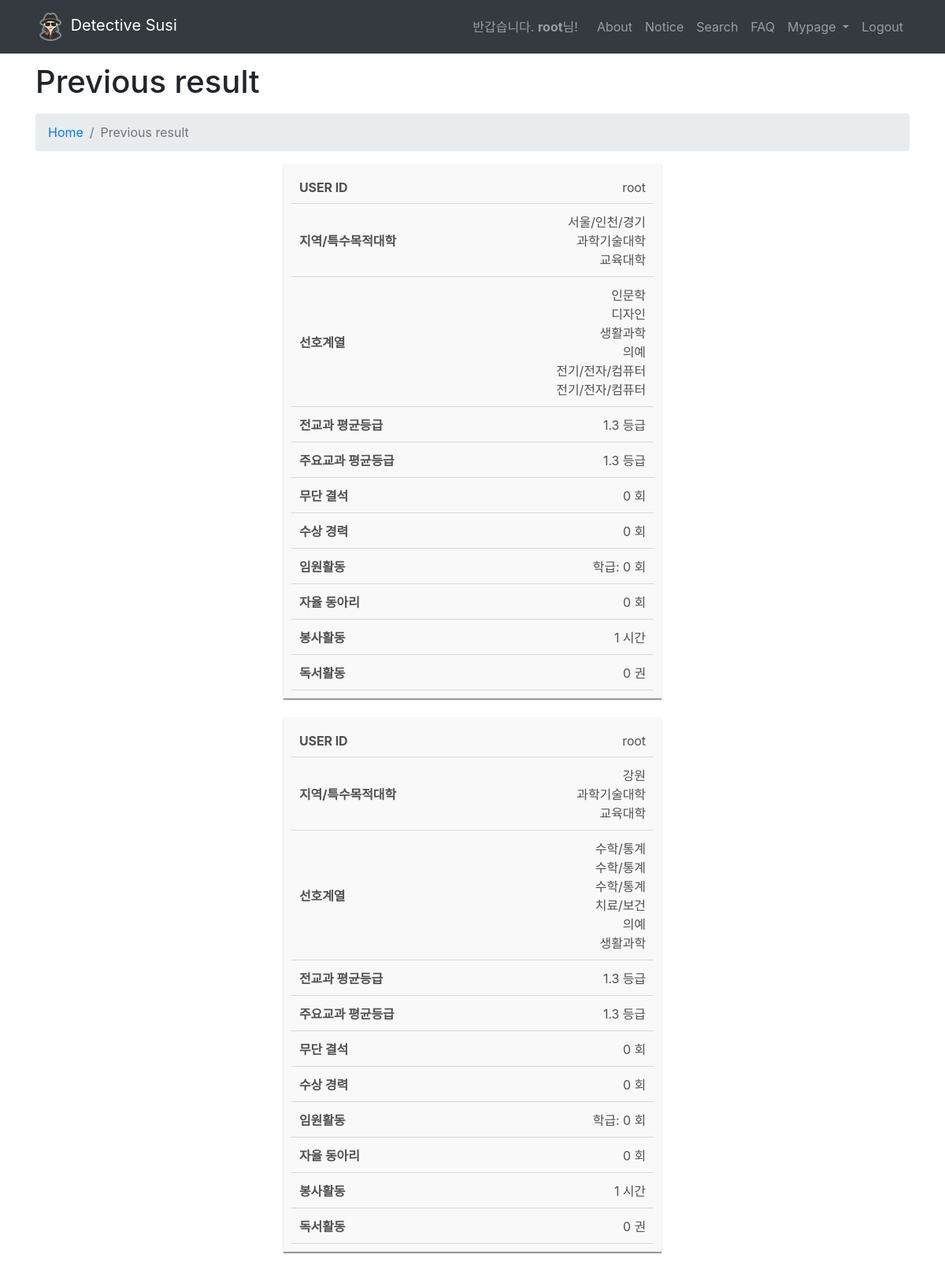
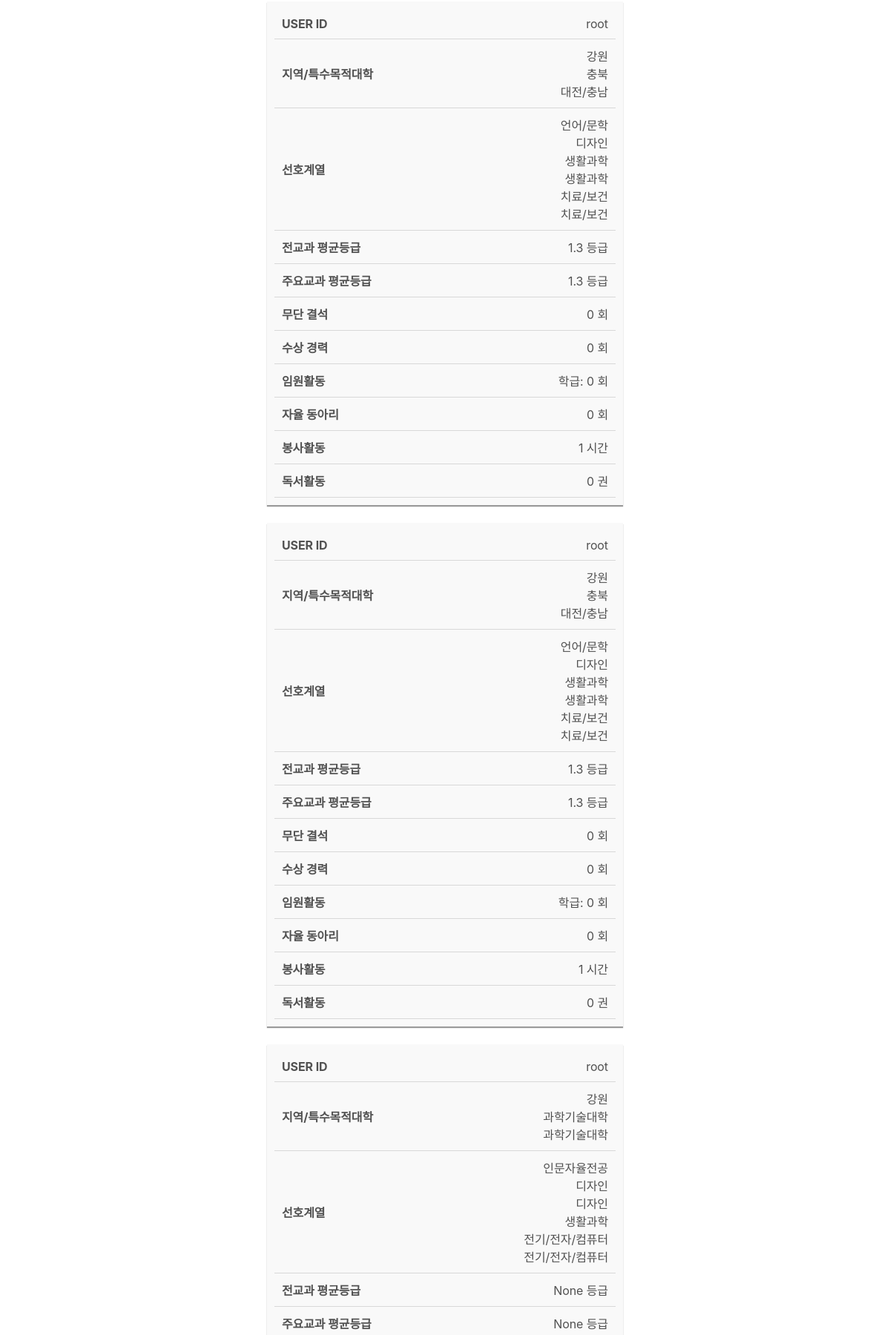
Page /result/ (signed in, upper part) on the committed database (2 pictures, top to bottom).
### main/models.py (models this page shows)
class chk_value(models.Model):
	id = models.AutoField(primary_key=True)
	user = models.ForeignKey(User,on_delete=models.CASCADE)		#user
	preferwhere1 = models.CharField(null=True,blank=True,max_length=50)	#선호지역
	preferwhere2 = models.CharField(null=True,blank=True,max_length=50)
	preferwhere3 = models.CharField(null=True,blank=True,max_length=50)
	prefertype1 = models.CharField(null=True,blank=True,max_length=50)		#선호계열
	prefertype2 = models.CharField(null=True,blank=True,max_length=50)
	prefertype3 = models.CharField(null=True,blank=True,max_length=50)
	prefertype4 = models.CharField(null=True,blank=True,max_length=50)
	prefertype5 = models.CharField(null=True,blank=True,max_length=50)
	prefertype6 = models.CharField(null=True,blank=True,max_length=50)
	total_avgrate = models.FloatField(null=True,blank=True)		#평균 내신
	main_avgrate = models.FloatField(null=True,blank=True)		#주요과목 내신
	executive_cnt = models.IntegerField(null=True,blank=True)	#임원활동
	absent = models.IntegerField(null=True,blank=True)			#무단결석
	award_cnt = models.IntegerField(null=True,blank=True)		#수상경력
	circle_cnt = models.IntegerField(null=True,blank=True)		#동아리활동
	volunteer = models.IntegerField(null=True,blank=True)		#봉사시간
	reading = models.IntegerField(null=True,blank=True)			#독후감

### main/views.py (the view)
# urls.py: path('result/', views.result, name='result'),
def result(request):
    user = request.user
    datas = chk_value.objects.filter(user=user)
    context = {
        'chk_value':datas
    }
    return render(request,'main/result.html',context)

### main/templates/main/result.html (shortened to what this page needs)
{% extends "main/layout.html" %}
{% load static %}
{% block content %}
<link rel="stylesheet" href="{% static 'css/search.css' %}">
  <div class="container">
    <h1 class="mt-4 mb-3">Previous result</h1>
    <ol class="breadcrumb">
      <li class="breadcrumb-item">
        <a href="{% url 'main:home' %}">Home</a>
      </li>
      <li class="breadcrumb-item active">Previous result</li>
    </ol>
  </div>
  {% if user.is_authenticated %}
{% for s in chk_value %}
<div>
        <div class="container">
            <div class="content">
                <div id="selfcheckresult">
                    <table class="result-table">
                        <colgroup>
                            <col width="35%"/>
                            <col width="65%"/>
                        </colgroup>
                        <tr>
                            <th>USER ID</th>
                            <td>
                                <span>{{s.user.username}}</span>
                            </td>
                        </tr>
                        <tr>
                            <th>지역/특수목적대학</th>
                            <td>
                                <span>{% if s.preferwhere1|add:0 != -1 %} {{s.preferwhere1}} <br>{% endif %}{% if s.preferwhere2|add:0 != -1 %} {{s.preferwhere2}}<br> {% endif %}{% if s.preferwhere3|add:0 != -1 %} {{s.preferwhere3}}{% endif %}</span>
                            </td>
                        </tr>
                        <tr>
                            <th>선호계열</th>
                            <td>
                                <span>{% if s.prefertype1|add:0 != -1 %} {{s.prefertype1}}<br> {% endif %}{% if s.prefertype2|add:0 != -1 %} {{s.prefertype2}}<br> {% endif %}{% if s.prefertype3|add:0 != -1 %} {{s.prefertype3}}<br> {% endif %}{% if s.prefertype4|add:0 != -1 %} {{s.prefertype4}}<br> {% endif %}{% if s.prefertype5|add:0 != -1 %} {{s.prefertype5}}<br> {% endif %}{% if s.prefertype6|add:0 != -1 %} {{s.prefertype6}}<br> {% endif %}{% if s.prefertype7|add:0 != -1 %} {{s.prefertype7}}{% endif %}</span>
                            </td>
                        </tr>
                        <tr>
                            <th>전교과 평균등급</th>
                            <td><span>{{s.total_avgrate}}</span> 등급</td>
                        </tr>
                        <tr>
                            <th>주요교과 평균등급</th>
                            <td><span>{{s.main_avgrate}}</span> 등급</td>
                        </tr>
                        <tr>
                            <th>무단 결석</th>
                            <td><span>{{s.absent}}</span> 회</td>
                        </tr>
                        <tr>
                            <th>수상 경력</th>
                            <td>
                                <span>{{s.award_cnt}}</span> 회
                            </td>
                        </tr>
                        <tr>
                            <th>임원활동</th>
                            <td>
                                학급: <span>{{s.executive_cnt}}</span> 회
                            </td>
                        </tr>
                        <tr>
                            <th>자율 동아리</th>
                            <td>
                                <span>{{s.circle_cnt}}</span> 회
                            </td>
                        </tr>
                        <tr>
                            <th>봉사활동</th>
                            <td><span>{{s.volunteer}}</span> 시간</td>
                        </tr>
                        <tr>
                            <th>독서활동</th>
                            <td><span>{{s.reading}}</span> 권</td>
                        </tr>
                    </table>
                  </div>
                  </div>
                </div>
              </div>
    <br>
{% endfor %}
  {% else %}
  <script type="text/javascript">
    alert('로그인이 필요합니다! \n로그인 화면으로 이동합니다.')
    window.location.href = '/login';
  </script>
{% endif %}
{% endblock %}

### main/templates/main/layout.html (shortened to what this page needs)
{% load static %}
<html lang="kor">
<head>
    <link href="{% static 'vendor/bootstrap/css/bootstrap.min.css' %}" rel="stylesheet">
    <link href="{% static 'css/modern-business.css' %}" rel="stylesheet">
</head>
<body>
  <nav class="navbar fixed-top navbar-expand-lg navbar-dark bg-dark fixed-top">
    <div class="container">
      <a class="navbar-brand" href="{% url 'main:home' %}"><img src="{% static 'images/logo.png' %}" alt="logo"> Detective Susi</a>
      <div class="collapse navbar-collapse" id="navbarResponsive">
        <ul class="navbar-nav ml-auto">
          {% if user.is_authenticated %}
             <span class="navbar-text">
                반갑습니다. <b>{{user.username}}</b>님!
             </span>
          <li class="nav-item">
            <a class="nav-link" href="/about">About</a>
          </li>
          <li class="nav-item">
            <a class="nav-link" href="/notice">Notice</a>
          </li>
          <li class="nav-item">
            <a class="nav-link" href="/search">Search</a>
          </li>
          <li class="nav-item">
            <a class="nav-link" href="/faq">FAQ</a>
          </li>
          <li class="nav-item dropdown">
            <a class="nav-link dropdown-toggle" href="#" id="navbarDropdownMypage" data-toggle="dropdown" aria-haspopup="true" aria-expanded="false">
              Mypage
            </a>
          </li>
          <li><a class="nav-link" href="{% url 'main:logout' %}">Logout</a></li>
        {% endif %}
        </ul>
      </div>
    </div>
  </nav>
    {% block content %}
    {% endblock %}
</body>
</html>

### static/css/modern-business.css (style rules this page uses)
body { padding-top: 56px; }

### static/css/search.css (style rules this page uses)
#selfcheckresult { max-width: 480px; height: auto; margin: 0 auto; padding: 10px; background-color: #f9f9f9; -moz-box-shadow: 0 2px 1px 0 rgba(54, 54, 54, 0.5); -webkit-box-shadow: 0 2px 1px 0 rgba(54, 54, 54, 0.5); box-shadow: 0 2px 1px 0 rgba(54, 54, 54, 0.5); }
#selfcheckresult .result-table { width: 100%; padding: 10px; }
#selfcheckresult .result-table tr { padding: 10px; }
#selfcheckresult .result-table tr th { text-align: left; padding: 10px; border-bottom: 1px solid #d8d8d8; color: #515151; font-size: 16px; font-weight: bold; letter-spacing: -0.1px; }
#selfcheckresult .result-table tr td { text-align: right; padding: 10px; border-bottom: 1px solid #d8d8d8; color: #515151; font-size: 16px; font-weight: normal; letter-spacing: -0.1px; }

### rows in the picture
chk_value: user.username "root", preferwhere1 "서울/인천/경기", preferwhere2 "과학기술대학", preferwhere3 "교육대학", prefertype1 "인문학", prefertype2 "디자인", prefertype3 "생활과학", prefertype4 "의예", prefertype5 "전기/전자/컴퓨터", prefertype6 "전기/전자/컴퓨터", total_avgrate "1.3", main_avgrate "1.3", absent "0", award_cnt "0", executive_cnt "0", circle_cnt "0", volunteer "1", reading "0"
chk_value: user.username "root", preferwhere1 "강원", preferwhere2 "과학기술대학", preferwhere3 "교육대학", prefertype1 "수학/통계", prefertype2 "수학/통계", prefertype3 "수학/통계", prefertype4 "치료/보건", prefertype5 "의예", prefertype6 "생활과학", total_avgrate "1.3", main_avgrate "1.3", absent "0", award_cnt "0", executive_cnt "0", circle_cnt "0", volunteer "1", reading "0"
chk_value: user.username "root", preferwhere1 "강원", preferwhere2 "충북", preferwhere3 "대전/충남", prefertype1 "언어/문학", prefertype2 "디자인", prefertype3 "생활과학", prefertype4 "생활과학", prefertype5 "치료/보건", prefertype6 "치료/보건", total_avgrate "1.3", main_avgrate "1.3", absent "0", award_cnt "0", executive_cnt "0", circle_cnt "0", volunteer "1", reading "0"
chk_value: user.username "root", preferwhere1 "강원", preferwhere2 "충북", preferwhere3 "대전/충남", prefertype1 "언어/문학", prefertype2 "디자인", prefertype3 "생활과학", prefertype4 "생활과학", prefertype5 "치료/보건", prefertype6 "치료/보건", total_avgrate "1.3", main_avgrate "1.3", absent "0", award_cnt "0", executive_cnt "0", circle_cnt "0", volunteer "1", reading "0"
chk_value: user.username "root", preferwhere1 "강원", preferwhere2 "과학기술대학", preferwhere3 "과학기술대학", prefertype1 "인문자율전공", prefertype2 "디자인", prefertype3 "디자인", prefertype4 "생활과학", prefertype5 "전기/전자/컴퓨터", prefertype6 "전기/전자/컴퓨터", total_avgrate "None", main_avgrate "None"

### other values in the picture
{{ user.username }} "root"
